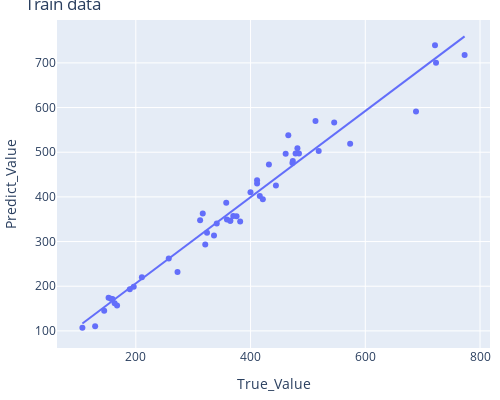
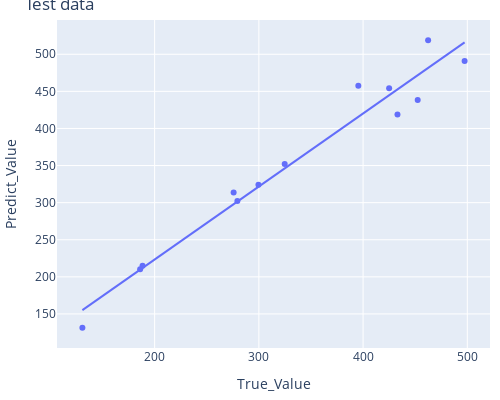

Here is the notebook cell these charts were saved with, in order:
### Markdown cell above
<h2 style="color:cyan">Polynomial Regression Model - All inputs - Side stress</h2>

### Code cell
# All parameters
polyEstimate(x_train_stress, ym_train_stress.Ss, x_test_stress, ym_test_stress.Ss)

### Figure 1 — Plotly figure (JSON) as saved in the notebook; plotly's stock layout.template omitted (floating-point values rounded to 4 significant figures)
{"data": [{"hovertemplate": "True_Value=%{x}<br>Predict_Value=%{y}<extra></extra>", "legendgroup": "", "marker": {"color": "#636efa", "symbol": "circle"}, "mode": "markers", "name": "", "orientation": "v", "showlegend": false, "type": "scatter", "x": [432, 411.4, 461.2, 481.7, 688.4, 316.7, 272.7, 357.6, 545.8, 721.5, 167.3, 144.9, 159.3, 152.5, 210.6, 129.1, 106.9, 156.7, 189.5, 484.4, 473.7, 518.8, 478.5, 773.1, 421.4, 399.9, 411.4, 513.2, 723.3, 375.6, 381.9, 369.9, 364.7, 465.8, 321.0, 312.1, 336.3, 416.1, 473, 341.1, 358.8, 364.6, 324.1, 257.4, 196.4, 163.1, 444.2, 573.6], "xaxis": "x", "y": [472.5, 437.2, 496.4, 508.9, 591.3, 362.9, 232.1, 386.7, 566.7, 739.7, 156.6, 145.0, 171.2, 174.3, 220.3, 110.5, 106.8, 171.8, 193.0, 497.2, 480.1, 502.9, 497.2, 717.4, 394.8, 410.2, 429.8, 570.1, 700.4, 356.9, 345.0, 357.3, 346.4, 538.1, 293.4, 347.7, 313.8, 401.7, 476.0, 340.2, 349.2, 346.8, 319.9, 261.9, 199.0, 161.6, 425.4, 518.8], "yaxis": "y"}, {"hovertemplate": "<b>OLS trendline</b><br>Predict_Value = 0.96507 * True_Value + 13.203<br>R<sup>2</sup>=0.965070<br><br>True_Value=%{x}<br>Predict_Value=%{y} <b>(trend)</b><extra></extra>", "legendgroup": "", "marker": {"color": "#636efa", "symbol": "circle"}, "mode": "lines", "name": "", "showlegend": false, "type": "scatter", "x": [106.9, 129.1, 144.9, 152.5, 156.7, 159.3, 163.1, 167.3, 189.5, 196.4, 210.6, 257.4, 272.7, 312.1, 316.7, 321.0, 324.1, 336.3, 341.1, 357.6, 358.8, 364.6, 364.7, 369.9, 375.6, 381.9, 399.9, 411.4, 411.4, 416.1, 421.4, 432, 444.2, 461.2, 465.8, 473, 473.7, 478.5, 481.7, 484.4, 513.2, 518.8, 545.8, 573.6, 688.4, 721.5, 723.3, 773.1], "xaxis": "x", "y": [116.4, 137.8, 153.0, 160.4, 164.4, 166.9, 170.6, 174.7, 196.1, 202.7, 216.4, 261.6, 276.4, 314.4, 318.8, 323.0, 326.0, 337.8, 342.4, 358.3, 359.5, 365.1, 365.2, 370.2, 375.7, 381.8, 399.1, 410.2, 410.2, 414.8, 419.9, 430.1, 441.9, 458.3, 462.7, 469.7, 470.4, 475.0, 478.1, 480.7, 508.5, 513.9, 539.9, 566.8, 677.6, 709.5, 711.2, 759.3], "yaxis": "y"}], "layout": {"height": 400, "legend": {"tracegroupgap": 0}, "margin": {"b": 10, "l": 10, "r": 10, "t": 20}, "title": {"text": "Train data"}, "width": 500, "xaxis": {"anchor": "y", "domain": [0, 1], "title": {"text": "True_Value"}}, "yaxis": {"anchor": "x", "domain": [0, 1], "title": {"text": "Predict_Value"}}}}

### Figure 2 — Plotly figure (JSON) as saved in the notebook; plotly's stock layout.template omitted (floating-point values rounded to 4 significant figures)
{"data": [{"hovertemplate": "True_Value=%{x}<br>Predict_Value=%{y}<extra></extra>", "legendgroup": "", "marker": {"color": "#636efa", "symbol": "circle"}, "mode": "markers", "name": "", "orientation": "v", "showlegend": false, "type": "scatter", "x": [299.6, 275.8, 130.7, 497.4, 395.4, 452.4, 462.4, 279.4, 188.4, 186.1, 324.8, 433, 425], "xaxis": "x", "y": [324.0, 313.6, 131.2, 490.8, 457.5, 438.4, 519.0, 302.1, 215.0, 210.1, 352.1, 418.7, 454.2], "yaxis": "y"}, {"hovertemplate": "<b>OLS trendline</b><br>Predict_Value = 0.98452 * True_Value + 26.4316<br>R<sup>2</sup>=0.959416<br><br>True_Value=%{x}<br>Predict_Value=%{y} <b>(trend)</b><extra></extra>", "legendgroup": "", "marker": {"color": "#636efa", "symbol": "circle"}, "mode": "lines", "name": "", "showlegend": false, "type": "scatter", "x": [130.7, 186.1, 188.4, 275.8, 279.4, 299.6, 324.8, 395.4, 425, 433, 452.4, 462.4, 497.4], "xaxis": "x", "y": [155.1, 209.7, 211.9, 298.0, 301.5, 321.4, 346.2, 415.8, 444.9, 452.7, 471.8, 481.7, 516.1], "yaxis": "y"}], "layout": {"height": 400, "legend": {"tracegroupgap": 0}, "margin": {"b": 10, "l": 10, "r": 10, "t": 20}, "title": {"text": "Test data"}, "width": 500, "xaxis": {"anchor": "y", "domain": [0, 1], "title": {"text": "True_Value"}}, "yaxis": {"anchor": "x", "domain": [0, 1], "title": {"text": "Predict_Value"}}}}
